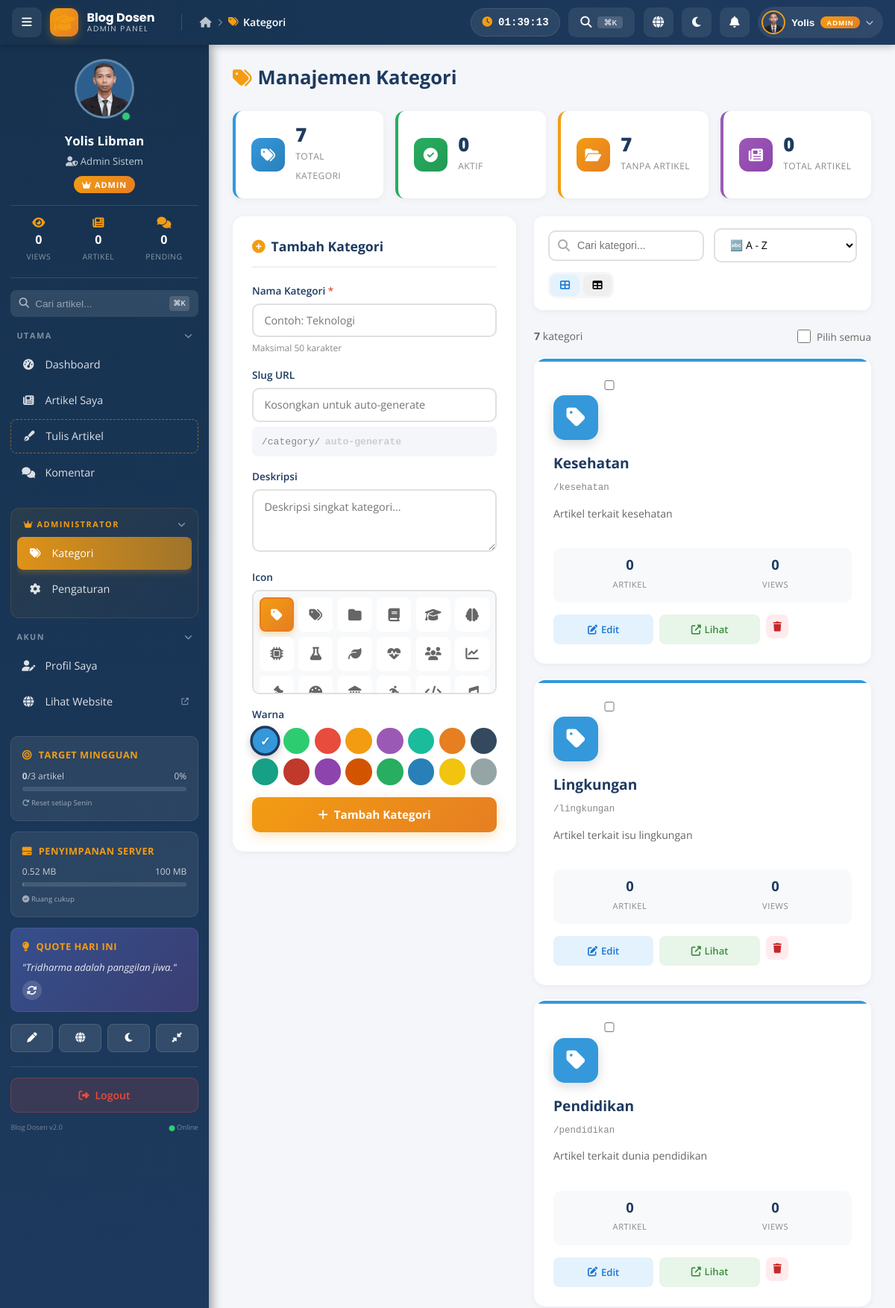
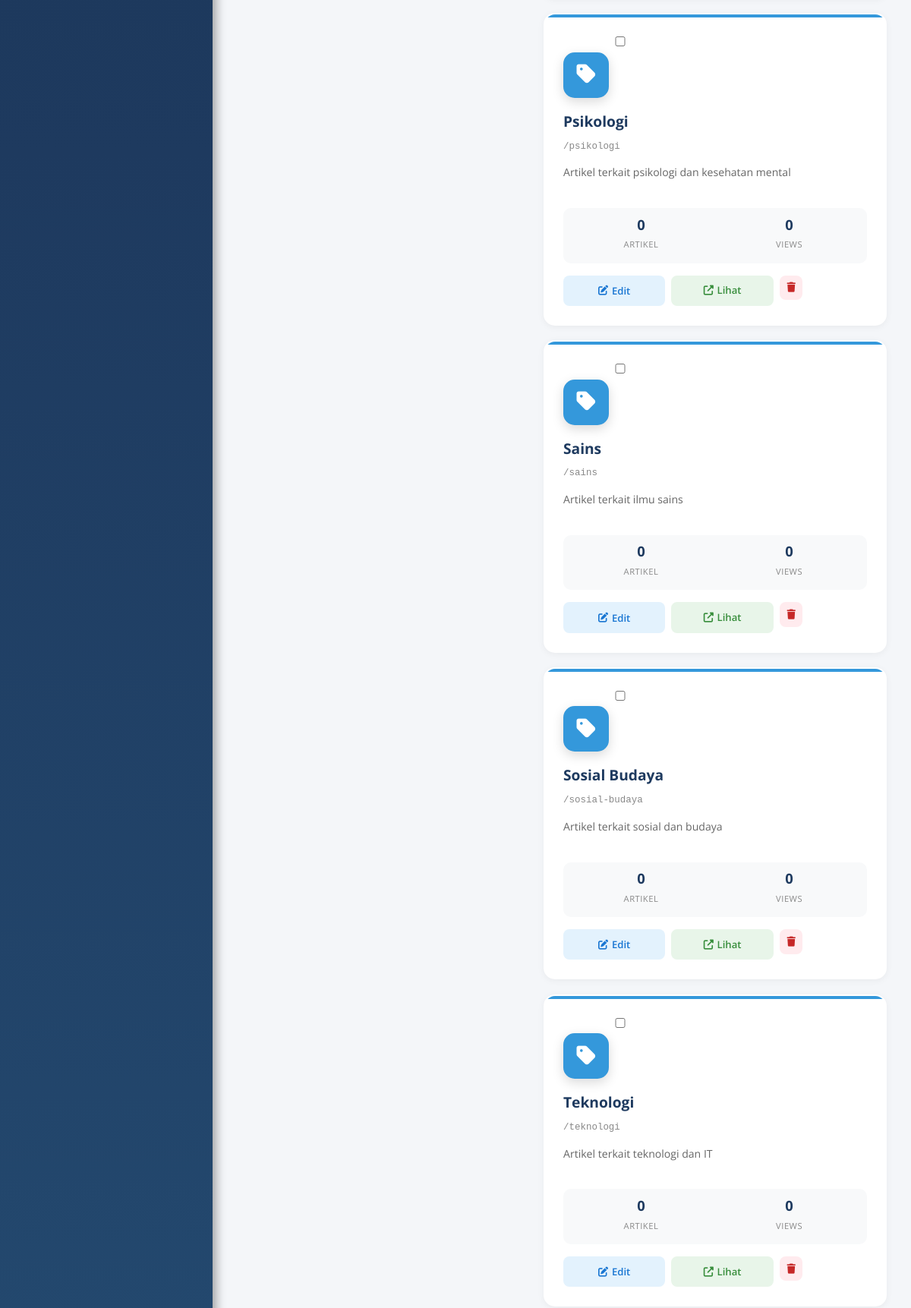
Screenshot of /admin/categories.php (signed in, upper part) with the database file from the repository (2 pictures, top to bottom).
### tables this page shows
CREATE TABLE `users` (
  `id` int(11) NOT NULL,
  `nama` varchar(100) NOT NULL,
  `email` varchar(100) NOT NULL,
  `password` varchar(255) NOT NULL,
  `nip` varchar(50) DEFAULT NULL,
  `jabatan` varchar(100) DEFAULT NULL,
  `prodi` varchar(100) DEFAULT NULL,
  `foto` varchar(255) DEFAULT 'default.png',
  `bio` text,
  `role` enum('admin','dosen') DEFAULT 'dosen',
  `status` enum('active','inactive') DEFAULT 'active',
  `created_at` timestamp NULL DEFAULT CURRENT_TIMESTAMP,
  `updated_at` timestamp NULL DEFAULT CURRENT_TIMESTAMP ON UPDATE CURRENT_TIMESTAMP
);

CREATE TABLE `categories` (
  `id` int(11) NOT NULL,
  `name` varchar(50) NOT NULL,
  `slug` varchar(50) NOT NULL,
  `description` text,
  `icon` varchar(50) NOT NULL DEFAULT 'fa-tag',
  `color` varchar(20) NOT NULL DEFAULT '#3498db',
  `created_at` timestamp NULL DEFAULT CURRENT_TIMESTAMP
);

### admin/categories.php (the view, shortened to what the rows shown need)
<?php
require_once __DIR__ . '/../config/functions.php';
$search = isset($_GET['q']) ? trim($_GET['q']) : '';
$sortBy = isset($_GET['sort']) ? $_GET['sort'] : 'name_asc';
$viewMode = isset($_GET['view']) ? $_GET['view'] : 'grid';
$where = "WHERE 1=1";
$params = [];
$orderBy = "ORDER BY ";
switch ($sortBy) {
    case 'name_asc':
    default: $orderBy .= "c.name ASC"; break;
}
$categories = [];
try {
    $hasExtras = false;
    try {
        $hasExtras = true;
    } catch (Exception $e) {}
    $iconSelect = $hasExtras ? "c.icon, c.color," : "'fa-tag' as icon, '#3498db' as color,";
    $stmt = db()->prepare("
        SELECT c.*, $iconSelect
               COUNT(a.id) as article_count,
               IFNULL(SUM(a.views), 0) as total_views
        FROM categories c
        LEFT JOIN articles a ON a.category_id = c.id AND a.status = 'published'
        $where
        GROUP BY c.id
        $orderBy
    ");
    $stmt->execute($params);
    $categories = $stmt->fetchAll();
} catch (Exception $e) {}
include __DIR__ . '/../includes/admin-header.php';
include __DIR__ . '/../includes/sidebar.php';
?>
<main class="admin-main">
    <div class="cat-main-header">
        <h2><i class="fas fa-tags"></i> Manajemen Kategori</h2>
    </div>
    <div class="categories-layout">
        <div class="categories-main">
            <?php if (empty($categories)): ?>
                <div class="empty-state-cat">
                    <div class="empty-icon">
                        <i class="fas fa-<?php echo !empty($search) ? 'search' : 'folder-open'; ?>"></i>
                    </div>
                    <h3>
                        <?php echo !empty($search) ? 'Kategori Tidak Ditemukan' : 'Belum Ada Kategori'; ?>
                    </h3>
                    <p>
                        <?php if (!empty($search)): ?>
                            Tidak ada kategori yang cocok dengan pencarian Anda.
                        <?php else: ?>
                            Mulai buat kategori pertama untuk mengorganisir artikel Anda!
                        <?php endif; ?>
                    </p>
                </div>
            <?php elseif ($viewMode === 'grid'): ?>
                <div class="categories-grid">
                    <?php foreach ($categories as $cat):
                        $icon = !empty($cat['icon']) ? $cat['icon'] : 'fa-tag';
                        $color = !empty($cat['color']) ? $cat['color'] : '#3498db';
                    ?>
                        <div class="cat-card" data-id="<?php echo $cat['id']; ?>"
                             style="--cat-color: <?php echo htmlspecialchars($color); ?>;">
                            <input type="checkbox" class="cat-checkbox cat-select"
                                   value="<?php echo $cat['id']; ?>">
                            <div class="cat-card-icon" style="background: <?php echo htmlspecialchars($color); ?>;">
                                <i class="fas <?php echo htmlspecialchars($icon); ?>"></i>
                            </div>
                            <h3 class="cat-card-name">
                                <?php echo htmlspecialchars($cat['name']); ?>
                            </h3>
                            <div class="cat-card-slug">
                                /<?php echo htmlspecialchars($cat['slug']); ?>
                            </div>
                            <p class="cat-card-desc">
                                <?php echo htmlspecialchars($cat['description'] ?: 'Tidak ada deskripsi'); ?>
                            </p>
                            <div class="cat-card-stats">
                                <div class="cat-card-stat">
                                    <span class="value"><?php echo (int)$cat['article_count']; ?></span>
                                    <span class="label">Artikel</span>
                                </div>
                                <div class="cat-card-stat">
                                    <span class="value"><?php echo number_format($cat['total_views']); ?></span>
                                    <span class="label">Views</span>
                                </div>
                            </div>
                            <div class="cat-card-actions">
                                <button type="button" class="cat-action-btn edit"
                                        onclick="editCategory(<?php echo htmlspecialchars(json_encode($cat)); ?>)">
                                    <i class="fas fa-edit"></i> Edit
                                </button>
                                <a href="<?php echo url('category.php?slug=' . $cat['slug']); ?>"
                                   class="cat-action-btn view" target="_blank">
                                    <i class="fas fa-external-link-alt"></i> Lihat
                                </a>
                                <form method="POST" style="flex:1;"
                                      onsubmit="return confirmDeleteCat(event, '<?php echo htmlspecialchars(addslashes($cat['name'])); ?>', <?php echo (int)$cat['article_count']; ?>)">
                                    <button type="submit" class="cat-action-btn delete">
                                        <i class="fas fa-trash"></i>
                                    </button>
                                </form>
                            </div>
                        </div>
                    <?php endforeach; ?>
                </div>
            <?php endif; ?>
        </div>
    </div>
</main>
<?php include __DIR__ . '/../includes/admin-footer.php'; ?>

### includes/admin-header.php (shortened to what the rows shown need)
<?php
$adminUserId  = isset($_SESSION['user_id']) ? (int)$_SESSION['user_id'] : 0;
$adminIsAdmin = (isset($_SESSION['user_role']) && $_SESSION['user_role'] === 'admin');
$adminUser = [
    'nama'    => isset($_SESSION['user_name']) ? $_SESSION['user_name'] : 'User',
    'foto'    => null,
    'jabatan' => 'Dosen',
    'email'   => '',
    'prodi'   => '',
];
try {
    if ($adminUserId > 0) {
        $st = db()->prepare("SELECT nama, foto, jabatan, email, prodi FROM users WHERE id = ?");
        $st->execute([$adminUserId]);
        $row = $st->fetch();
        if ($row) $adminUser = array_merge($adminUser, $row);
    }
} catch (Exception $e) {}
$adminAvatarUrl = fotoUrl($adminUser['foto'] ?? '');
$adminAvatarFallback = 'https://ui-avatars.com/api/?name=' . urlencode($adminUser['nama']) . '&background=1e3a5f&color=fff&size=80';
$adminFirstName = explode(' ', $adminUser['nama'])[0];
?>
<!DOCTYPE html>
<html lang="id" data-theme="light">
<head>
    <link rel="stylesheet" href="<?php echo asset('css/style.css'); ?>">
    <link rel="stylesheet" href="<?php echo asset('css/admin.css'); ?>">
    <link rel="stylesheet" href="https://cdnjs.cloudflare.com/ajax/libs/font-awesome/6.4.0/css/all.min.css">
</head>
<body class="admin-body">
<div class="admin-topbar">
    <div class="topbar-drop-wrap">
        <button class="topbar-user" onclick="topbarToggleDrop('adminUserDrop')">
            <img src="<?php echo $adminAvatarUrl; ?>"
                 onerror="this.src='<?php echo $adminAvatarFallback; ?>'"
                 alt="Avatar"
                 class="topbar-user-avatar">
            <span class="topbar-username"><?php echo htmlspecialchars($adminFirstName); ?></span>
            <?php if ($adminIsAdmin): ?>
                <span class="topbar-role-badge">ADMIN</span>
            <?php endif; ?>
            <i class="fas fa-chevron-down"></i>
        </button>
    </div>
</div>
<?php include __DIR__ . '/sidebar.php'; ?>

### includes/sidebar.php (shortened to what the rows shown need)
<?php
$isAdmin = (isset($_SESSION['user_role']) && $_SESSION['user_role'] === 'admin');
$userId = isset($_SESSION['user_id']) ? $_SESSION['user_id'] : 0;
$userInfo = [
    'nama' => isset($_SESSION['user_name']) ? $_SESSION['user_name'] : 'User',
    'foto' => '/assets/uploads/default.png',
    'jabatan' => 'Dosen',
];
try {
    $stmt = db()->prepare("SELECT nama, foto, jabatan FROM users WHERE id = ?");
    $stmt->execute([$userId]);
    $u = $stmt->fetch();
    if ($u) {
        $userInfo['nama'] = $u['nama'];
        $userInfo['foto'] = $u['foto'] ?: '/assets/uploads/default.png';
        $userInfo['jabatan'] = $u['jabatan'] ?: 'Dosen';
    }
} catch (Exception $e) {}
?>
<aside class="admin-sidebar" id="adminSidebar">
    <div class="sidebar-header">
        <div class="user-profile">
            <div class="user-avatar-wrapper">
                <img src="<?php echo fotoUrl($userInfo['foto']); ?>"
                     alt="Avatar"
                     class="user-avatar"
                     onerror="this.src='https://ui-avatars.com/api/?name=<?php echo urlencode($userInfo['nama']); ?>&background=1e3a5f&color=fff&size=100'">
                <span class="status-indicator" title="Online"></span>
            </div>
            <div class="user-info">
                <h3><?php echo htmlspecialchars($userInfo['nama']); ?></h3>
                <p class="user-role">
                    <i class="fas fa-<?php echo $isAdmin ? 'user-shield' : 'user-graduate'; ?>"></i>
                    <?php echo htmlspecialchars($userInfo['jabatan']); ?>
                </p>
                <?php if ($isAdmin): ?>
                    <span class="badge badge-admin">
                        <i class="fas fa-crown"></i> ADMIN
                    </span>
                <?php endif; ?>
            </div>
        </div>
    </div>
</aside>

### rows the page displays
users: foto (picture), nama "Yolis", nama "Yolis Libman Yolis Libman", jabatan "Admin Sistem Admin Sistem"
categories: name "Kesehatan", slug "kesehatan", description "Artikel terkait kesehatan", article_count "0", total_views "0"
categories: name "Lingkungan", slug "lingkungan", description "Artikel terkait isu lingkungan", article_count "0", total_views "0"
categories: name "Pendidikan", slug "pendidikan", description "Artikel terkait dunia pendidikan", article_count "0", total_views "0"
categories: name "Psikologi", slug "psikologi", description "Artikel terkait psikologi dan kesehatan mental", article_count "0", total_views "0"
categories: name "Sains", slug "sains", description "Artikel terkait ilmu sains", article_count "0", total_views "0"
categories: name "Sosial Budaya", slug "sosial-budaya", description "Artikel terkait sosial dan budaya", article_count "0", total_views "0"
categories: name "Teknologi", slug "teknologi", description "Artikel terkait teknologi dan IT", article_count "0", total_views "0"

### other values shown
$currentBreadcrumb['label'] "Kategori"
$sidebarStats['total_views'] "0 0"
$sidebarStats['total_articles'] "0 0"
$sidebarStats['pending_comments'] "0 0"
$weeklyArticles "0 0"
$weeklyTarget "3 3"
$weeklyProgress "0 0"
$storageUsedMB "0.52 0.52"
$storageLimit "100 100"
$stats['total'] "7"
$stats['with_articles'] "0"
$stats['empty'] "7"
$stats['total_articles'] "0"
count($categories) "7"
